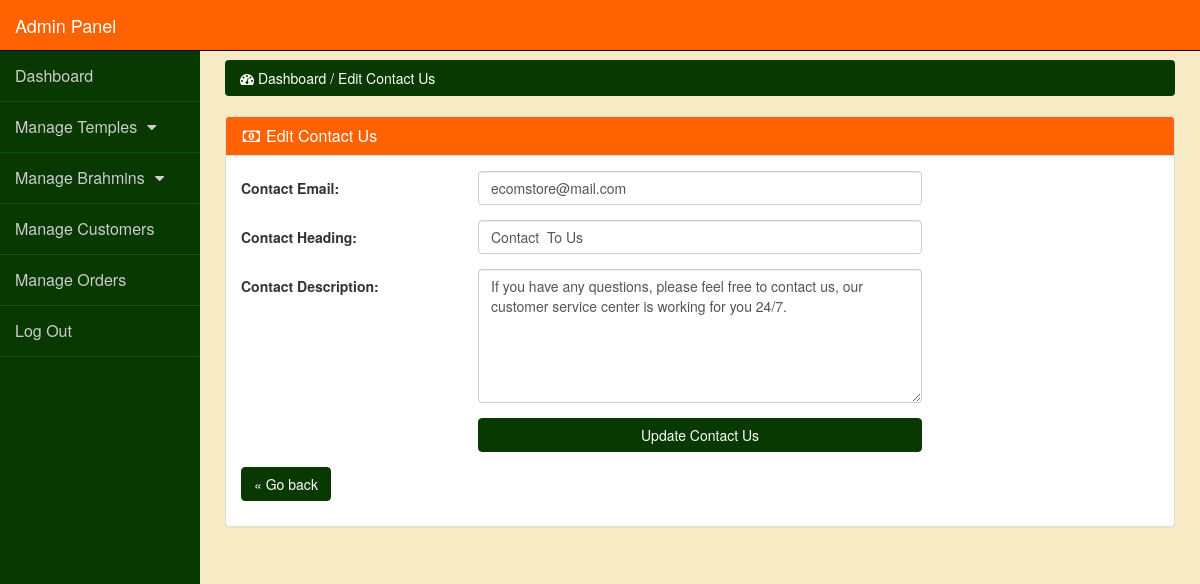
Page /admin_panel/index.php?edit_contact_us (signed in) on the committed database.
### tables this page shows
CREATE TABLE `contact_us` (
  `contact_id` int(10) NOT NULL,
  `contact_email` text NOT NULL,
  `contact_heading` text NOT NULL,
  `contact_desc` text NOT NULL
);

### admin_panel/edit_contact_us.php (the view, shortened to what this page needs)
<?php
if(!isset($_SESSION['admin_email'])){
echo "<script>window.open('login.php','_self')</script>";
}
else {
?>
<?php
$get_conatct_us = "select * from contact_us";
$run_contact_us = mysqli_query($con,$get_conatct_us);
$row_contact_us = mysqli_fetch_array($run_contact_us);
$contact_email = $row_contact_us['contact_email'];
$contact_heading = $row_contact_us['contact_heading'];
$contact_desc = $row_contact_us['contact_desc'];
?>
<div class="row" >
<div class="col-lg-12" >
<ol class="breadcrumb">
<li class="active">
<i class="fa fa-dashboard" ></i> Dashboard / Edit Contact Us
</li>
</ol>
</div>
</div>
<div class="row">
<div class="col-lg-12">
<div class="panel panel-default">
<div class="panel-heading">
<h3 class="panel-title">
<i class="fa fa-money fa-fw"></i> Edit Contact Us
</h3>
</div>
<div class="panel-body">
<form class="form-horizontal" action="" method="post">
<div class="form-group">
<label class="col-md-3 control-label"> Contact Email: </label>
<div class="col-md-6">
<input type="text" name="contact_email" class="form-control" value="<?php echo $contact_email; ?>">
</div>
</div>
<div class="form-group">
<label class="col-md-3 control-label"> Contact Heading: </label>
<div class="col-md-6">
<input type="text" name="contact_heading" class="form-control" value="<?php echo $contact_heading; ?>">
</div>
</div>
<div class="form-group">
<label class="col-md-3 control-label"> Contact Description: </label>
<div class="col-md-6">
<textarea name="contact_desc" class="form-control" rows="6" cols="19">
<?php echo $contact_desc; ?>
</textarea>
</div>
</div>
<div class="form-group">
<label class="col-md-3 control-label"> </label>
<div class="col-md-6">
<input type="submit" name="submit" class="btn btn-primary form-control" value=" Update Contact Us ">
</div>
</div>
<p>
	<a href="javascript:history.go(-1)" title="Return to the previous page" class="btn btn-primary">« Go back</a>
</p>
</form>
</div>
</div>
</div>
</div>
<?php } ?>

### admin_panel/css/style.css (style rules this page uses)
body { margin-top:100px; background-color: #f8ecc6; }
@media (min-width: 768px) { body { margin-top:50px; } }
.panel-body { border-radius:5px; }
.panel-default>.panel-heading { color: #fff; background-color: #ff6200; }
.btn-primary { color: #fff; background-color: #073901; border-color: #073901; }
.breadcrumb { background-color: #073901; }
.breadcrumb>.active { color: #fff; }
.form-horizontal .control-label { text-align: left !important; }

### rows in the picture
contact_us: contact_email "ecomstore@mail.com", contact_heading "Contact To Us", contact_desc "If you have any questions, please feel free to contact us, our customer service center is working for you 24/7."
